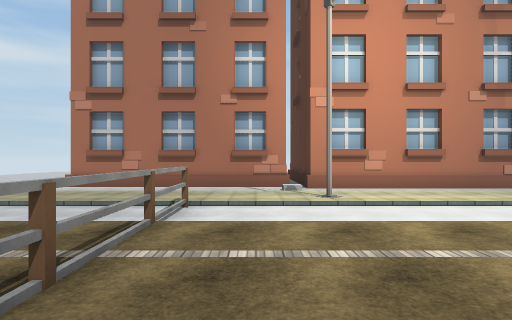
view 1 (above)

23 first-person views from a walk through a Unity game level. The camera is 1.5 m above the floor, looks level and sees 80° across. The floor is counted in squares, 2 m on a side. Each view is taken from the middle of a square. On the plan, view 1 faces up. The plan holds only what a view shows up to about 10 squares ahead; the rest is blank. The place goes on beyond the plan. Some surface patterns are stand-ins.

view 2
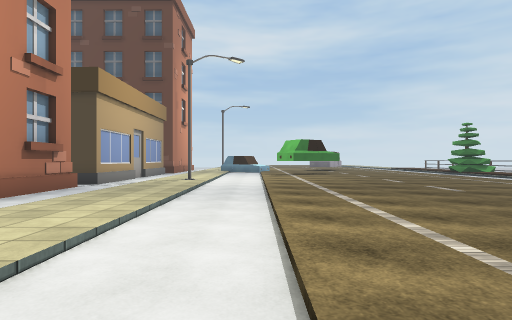

view 3
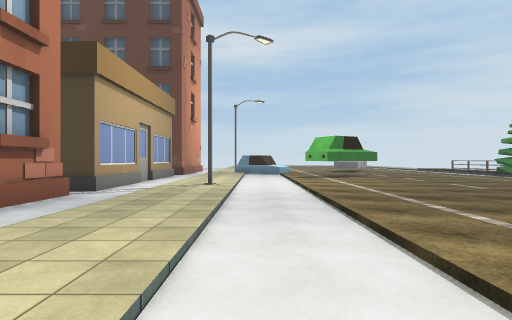

view 4
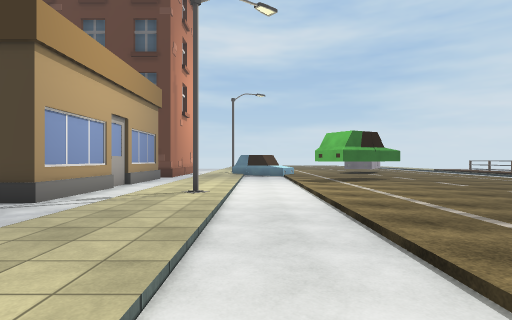

view 5
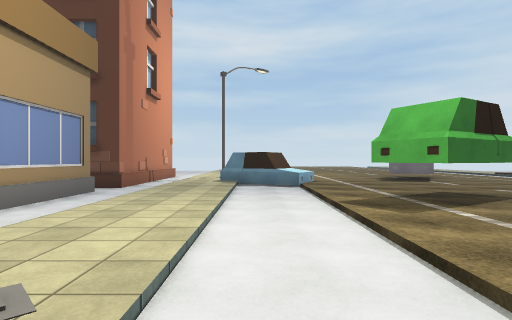

view 6
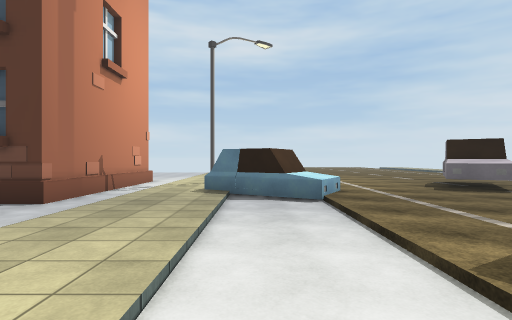

view 7
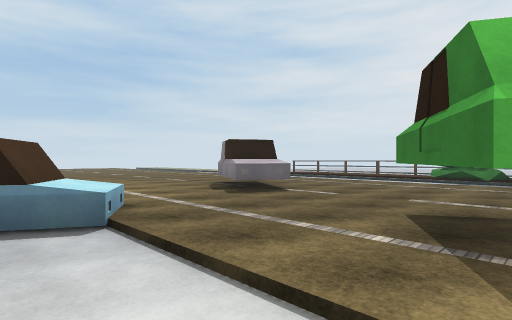

view 8
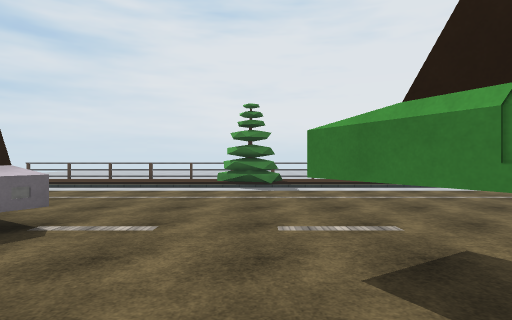

view 9
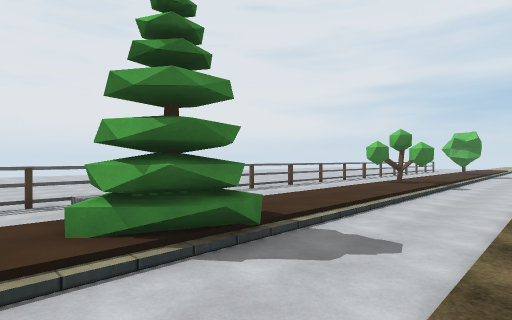

view 10
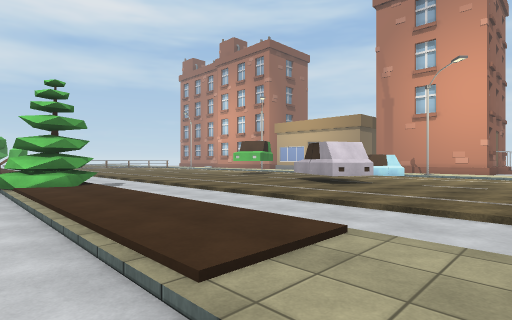

view 11
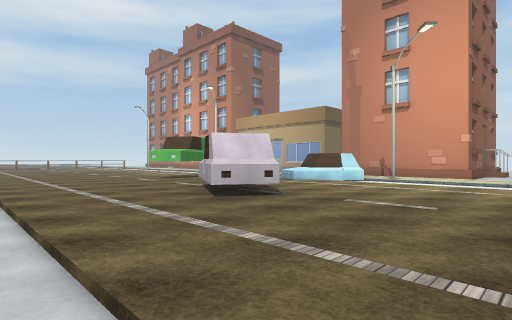

view 12
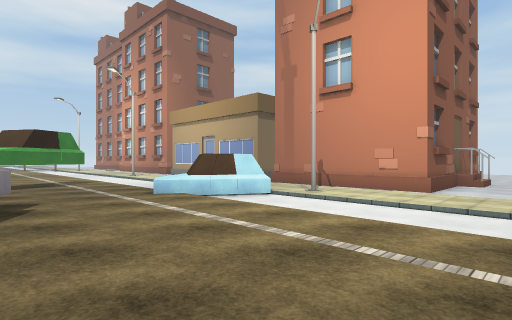

view 13
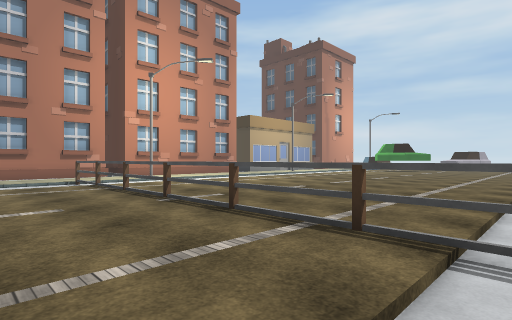

view 14
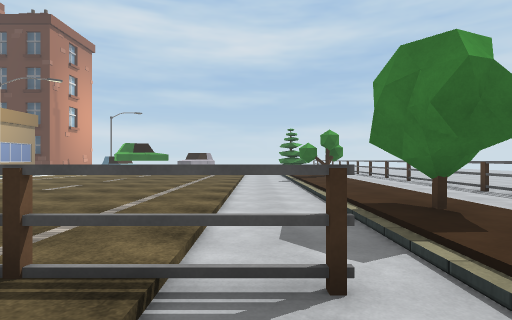

view 15
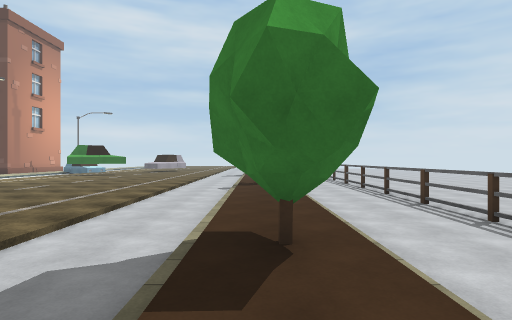

view 16
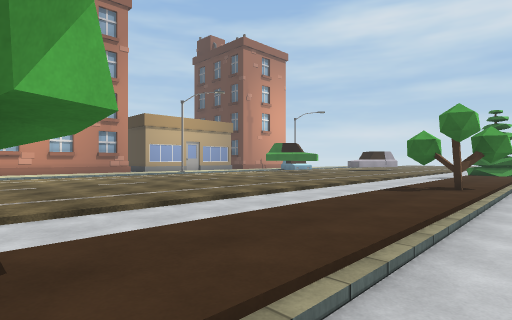

view 17
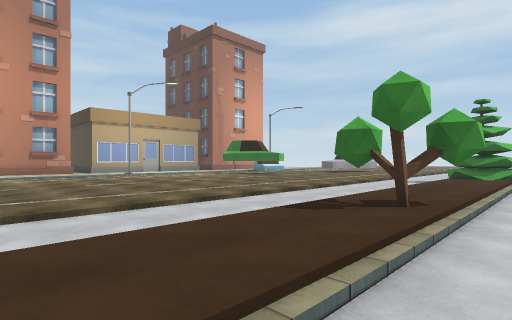

view 18
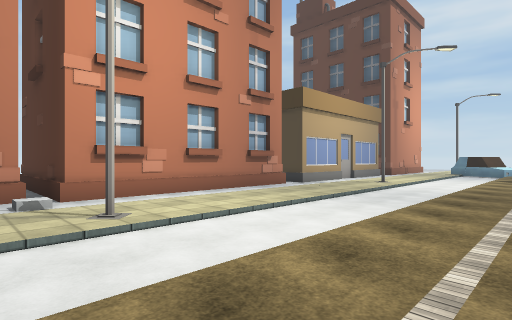

view 19
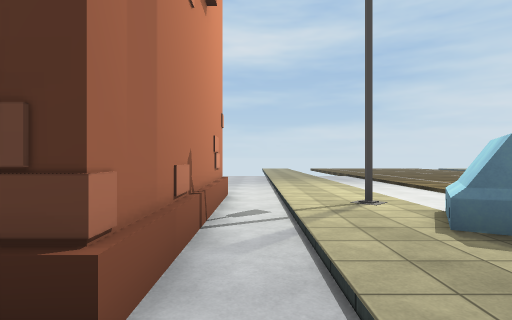

view 20
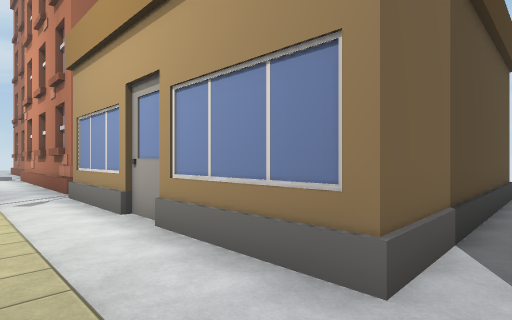

view 21
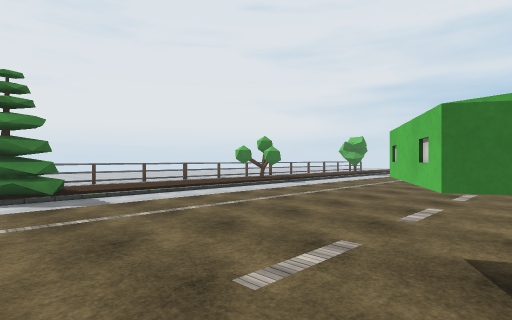

view 22
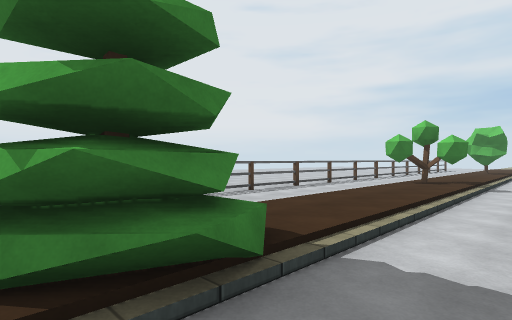

view 23
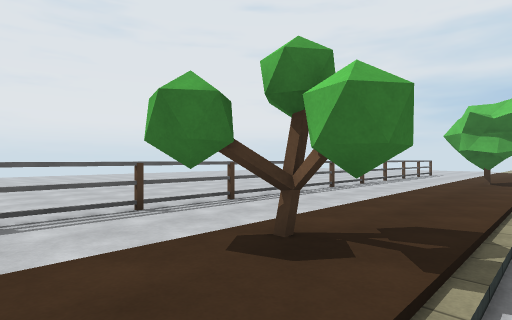

### Floor plan
Key: @ floor where view 1 was taken; # wall or solid block; . main floor; : floor 0.25 m higher than the main floor; - floor 0.25 m lower than the main floor; / step, stairs or slope; = window, fence, low wall or low ledge; H house; C car; T tree; O other object.
Columns run from 6 left of view 1 to 25 right of it. Each row starts with its distance up from view 1.
 15                       #
 14         H             #
 13         #             #
 12         #             #-     /-
 11         #             #-     --
 10 H#####HH#            ##-H    --
  9 --------HH#HHHH-######H-#####---
  8  -------------------------------
  7  ...............................
  6  ......#........#........C.#....
  5   ---#-------------------C------
  4   ---#------------------CC------
  3    ..=..............C...........
  2    ..=..............C...........
  1    ..=..............CC.........
  0   ...=@..............C...CC.....
 -1   ...=....................CC....
 -2   ...=..........................
 -3   ...=..........................
 -4   ...=..........................
 -5   ---#--------------------------
 -6     ----------------------------
 -7     ::TT::::::T::::::/TT::::::..
 -8     ///T///////#//////T/////////
 -9      ---------------   -- ---- -
-10       =#==#=#=#=#=# =#O#

Positions as (right, up) in squares from view 1, and headings:
1: (0, 0), facing up
2: (0, 4), facing right
3: (2, 5), facing right
4: (4, 5), facing right
5: (9, 5), facing right
6: (12, 5), facing right
7: (14, 5), facing down-right
8: (16, 3), facing down
9: (18, -4), facing down-left
10: (25, -9), facing up-left
11: (25, -5), facing up-left
12: (25, 0), facing up-left
13: (-4, -5), facing up-right
14: (-3, -5), facing right
15: (-2, -7), facing right
16: (1, -9), facing up-right
17: (4, -9), facing up-right
18: (0, 2), facing up-right
19: (16, 8), facing right
20: (17, 7), facing up-left
21: (17, 1), facing down-left
22: (17, -5), facing down-left
23: (10, -6), facing down-left
